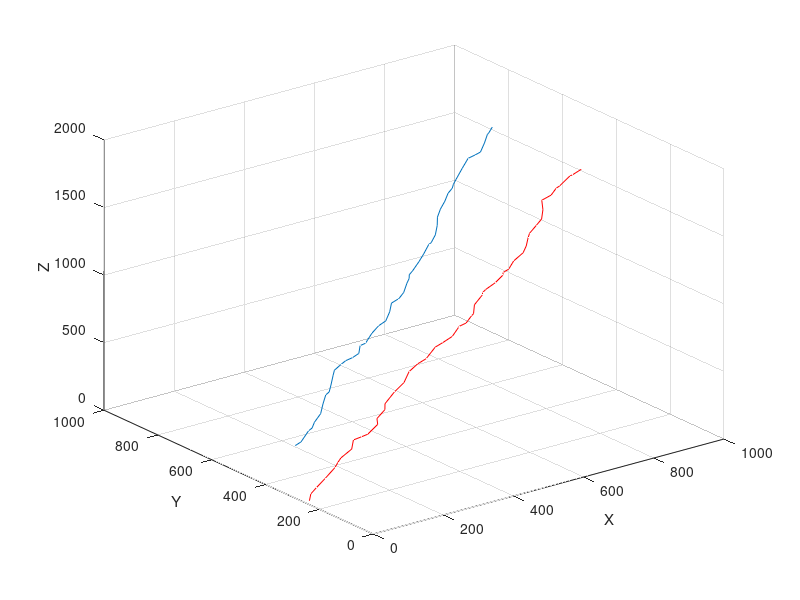

MATLAB code for this plot:
%%%%%%%%%%%%%%%%%%%%%%%%%%%
%%%%simulator to simulate the trajectory for two robots and landmarks
%%%%%%%%%%%%%%%%%%%%%%%%%%%%%%
%%
clear all
close all
clc
%%
%%%%%
%%simualtion space 
lx=1000;
ly=1000;
lz=2000;
%%%

%%%%%%%%%%%%%%%%%%%%%%%%%%%%%%%%%%%%%%%%%%%%%%%%%%%%%%%%%%%%%%%%
%%Generate the robot trajectory
%%%%%%%%%%%%%%%%%%%%%%%%%%%%%%%%%%%%%%%%%%%%%%%%%%%%%%%%%%%%%%%%%

%%generate the trajectory of robot 1 
%%%
%Starting point for R1
R1_start=[10;250;10];
%Ending point for R1
R1_end=[900;400;1700];
%distance traveled:
R1_distance=R1_end-R1_start;
%randomly devided the steps
%steps:
step_n=50;
R1_steps=zeros(3,step_n);
for i=1:3
    R1_steps(i,:)=rand(1,step_n);
    R1_steps(i,:)=R1_distance(i)/sum(R1_steps(i,:))*R1_steps(i,:);
end

% the trajectory for R1
R1_traj=zeros(3,step_n+1);
R1_traj(:,1)=R1_start;
for i=2:step_n+1
    R1_traj(:,i)=R1_traj(:,i-1)+R1_steps(:,i-1);
end

%%%%%%%%%%
%generate the trajectory for robot 2
%%%
%Starting point for R2
R2_start=[200;550;10];
%Ending point for R2
R2_end=[800;600;1900];
%distance traveled:
R2_distance=R2_end-R2_start;
%randomly devided the steps
%steps:
step_n2=50;
R2_steps=zeros(3,step_n);
for i=1:3
    R2_steps(i,:)=rand(1,step_n);
    R2_steps(i,:)=R2_distance(i)/sum(R2_steps(i,:))*R2_steps(i,:);
end

% the trajectory for R2
R2_traj=zeros(3,step_n+1);
R2_traj(:,1)=R2_start;
for i=2:step_n+1
    R2_traj(:,i)=R2_traj(:,i-1)+R2_steps(:,i-1);
end


%%%%%%%%%%%%%%%%%%%%%%%%%%%%%%%%%%%%%%%%%%%%%%%%%%%%%%%%%%%%%%%%%%%%%%
%%Generate the landmarks
%%%%%%%%%%%%%%%%%%%%%%%%%%%%%%%%%%%%%%%%%%%%%%%%%%%%%%%%%%%%%%%%%%%%%%%
lm_N=600;
lm=zeros(3,lm_N);
lm(1,:)=lx*rand(1,lm_N);
lm(2,:)=ly*rand(1,lm_N);
lm(3,:)=lz*rand(1,lm_N);



%%%%%%%%%%%%%%%%%%%%%%%%%%%%%%%%%%%%%%%%%%%%%%%%%%%%%%%%%%%%%%
%%%Generate the measurement between trajectory and landmarks
%%%%%%%%%%%%%%%%%%%%%%%%%%%%%%%%%%%%%%%%%%%%%%%%%%%%%%%%%%%%%%%
%%sensor range for robot
R1_range=200;
R2_range=200;

R1_z=struct('ID',0);
for i=1:step_n+1
    R1_z(i).ID=0;
    for j=1:lm_N
        d=norm(R1_traj(:,i)-lm(:,j));
        if d<=R1_range && d>=20
            R1_z(i).ID=[R1_z(i).ID, j];
        end
    end
end

R2_z=struct('ID',0);
for i=1:step_n2+1
    R2_z(i).ID=0;
    for j=1:lm_N
        d=norm(R2_traj(:,i)-lm(:,j));
        if d<=R2_range && d>=20
            R2_z(i).ID=[R2_z(i).ID, j];
        end
    end
end


%%%%%%%%%%%%%%%%%%%%%%%%%%%%%%%%%%%%%%%%%%%%%%%%%%%%%%%%%
%%%draw the figure
%%%%%%%%%%%%%%%%%%%%%%%%%%%%%%%%%%%%%%%%%%%%%%%%%%%%%%%%%%
figure
plot3(R1_traj(1,:),R1_traj(2,:),R1_traj(3,:),'r-');
hold on
plot3(R2_traj(1,:),R2_traj(2,:),R2_traj(3,:));
hold on
%plot3(lm(1,:),lm(2,:),lm(3,:),'k+');
for i=1:lm_N
    %text(lm(1,i)+20,lm(2,i)+20,lm(3,i)+20,num2str(i));
end
hold on
%%%draw connections between robot trajectory and landmark
%{
for i=1:step_n+1
    connection_num=size(R1_z(i).ID,2);
    if connection_num>1
        ID=R1_z(i).ID;
        for j=2:connection_num
            plot3([R1_traj(1,i) lm(1,ID(j))],[R1_traj(2,i) lm(2,ID(j))],[R1_traj(3,i) lm(3,ID(j))],'r-.');
            %text(lm(1,ID(j))+20,lm(2,ID(j))+20,lm(3,ID(j))+20,num2str(ID(j)));
            hold on
            
        end
    end
end

for i=1:step_n2+1
    connection_num=size(R2_z(i).ID,2);
    if connection_num>1
        ID=R2_z(i).ID;
        for j=2:connection_num
            plot3([R2_traj(1,i) lm(1,ID(j))],[R2_traj(2,i) lm(2,ID(j))],[R2_traj(3,i) lm(3,ID(j))],'--');
            %text(lm(1,ID(j))+20,lm(2,ID(j))+20,lm(3,ID(j))+20,num2str(ID(j)));
            hold on
        end
    end
end
%}

axis([0 lx 0 ly 0 lz]) 
grid on
xlabel('X');
ylabel('Y');
zlabel('Z');





